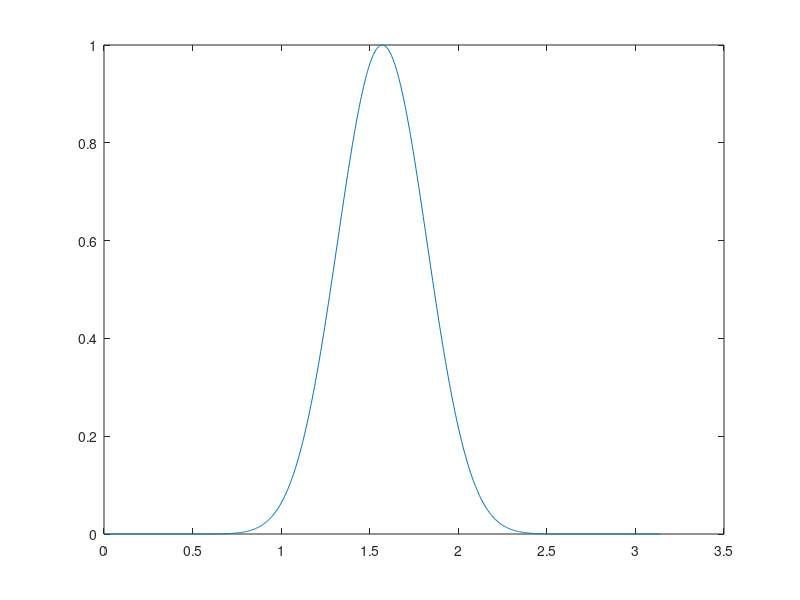

The MATLAB script that drew this image: (Note: this script raises an error after producing the figure.)
%% signal

signal_t = linspace(0, 2*pi, 1000);
signal = sin(signal_t) + sin(signal_t * 4);

plot(signal_t, signal);

%% filter

filter_t = linspace(0, pi, 1000);
filter = sin(filter_t).^16;

plot(filter_t, filter);

%% ffts

signal_fft = fft(signal);
filter_fft = fft(filter);

%% convolve
result = convnfft(signal, filter);
plot(result);

function A = convnfft(A, B)
    nd = 2;
    dims = 1:nd;
    dims = reshape(dims, 1, []); % row (needed for for-loop index)
    ifun = @(m,n) 1:m+n-1;
    lfftfun = @(l) l;
    % Do the FFT
    subs(1:ndims(A)) = {':'};
    for dim=dims
        m = size(A,dim);
        n = size(B,dim);
        % compute the FFT length
        l = lfftfun(m+n-1);
        A = fft(A,l,dim);
        B = fft(B,l,dim);
        subs{dim} = ifun(m,n);
    end
    % Pointwise product == convolution
    A = A.*B;
    % Back to the non-Fourier space
    for dim=dims
        A = ifft(A,[],dim);
    end
    A = real(A);
end % convnfft